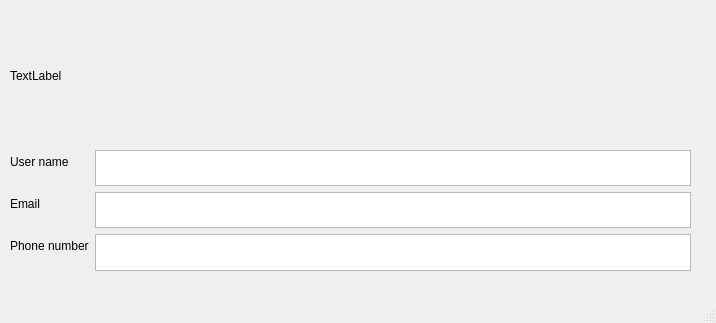
<?xml version="1.0" encoding="UTF-8"?>
<ui version="4.0">
 <class>Profile</class>
 <widget class="QMainWindow" name="Profile">
  <property name="geometry">
   <rect>
    <x>0</x>
    <y>0</y>
    <width>716</width>
    <height>323</height>
   </rect>
  </property>
  <property name="windowTitle">
   <string>MainWindow</string>
  </property>
  <widget class="QWidget" name="centralwidget">
   <widget class="QWidget" name="formLayoutWidget">
    <property name="geometry">
     <rect>
      <x>10</x>
      <y>150</y>
      <width>681</width>
      <height>121</height>
     </rect>
    </property>
    <layout class="QFormLayout" name="formLayout">
     <item row="0" column="0">
      <widget class="QLabel" name="label">
       <property name="text">
        <string>User name</string>
       </property>
      </widget>
     </item>
     <item row="1" column="0">
      <widget class="QLabel" name="label_2">
       <property name="text">
        <string>Email</string>
       </property>
      </widget>
     </item>
     <item row="2" column="0">
      <widget class="QLabel" name="label_3">
       <property name="text">
        <string>Phone number</string>
       </property>
      </widget>
     </item>
     <item row="0" column="1">
      <widget class="QListWidget" name="UserlistWidget"/>
     </item>
     <item row="1" column="1">
      <widget class="QListWidget" name="EmaillistWidget"/>
     </item>
     <item row="2" column="1">
      <widget class="QListWidget" name="numberlistWidget"/>
     </item>
    </layout>
   </widget>
   <widget class="QLabel" name="label_4">
    <property name="geometry">
     <rect>
      <x>200</x>
      <y>30</y>
      <width>181</width>
      <height>51</height>
     </rect>
    </property>
    <property name="text">
     <string/>
    </property>
   </widget>
   <widget class="QWidget" name="verticalLayoutWidget">
    <property name="geometry">
     <rect>
      <x>10</x>
      <y>10</y>
      <width>681</width>
      <height>131</height>
     </rect>
    </property>
    <layout class="QVBoxLayout" name="verticalLayout">
     <item>
      <widget class="QLabel" name="label_5">
       <property name="text">
        <string>TextLabel</string>
       </property>
      </widget>
     </item>
    </layout>
   </widget>
  </widget>
  <widget class="QMenuBar" name="menubar">
   <property name="geometry">
    <rect>
     <x>0</x>
     <y>0</y>
     <width>716</width>
     <height>25</height>
    </rect>
   </property>
  </widget>
  <widget class="QStatusBar" name="statusbar"/>
 </widget>
 <resources/>
 <connections/>
</ui>
